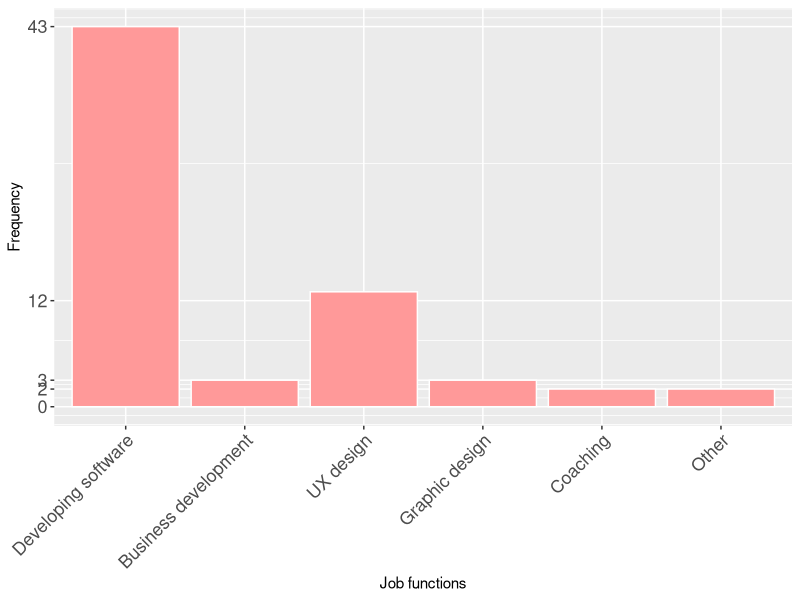
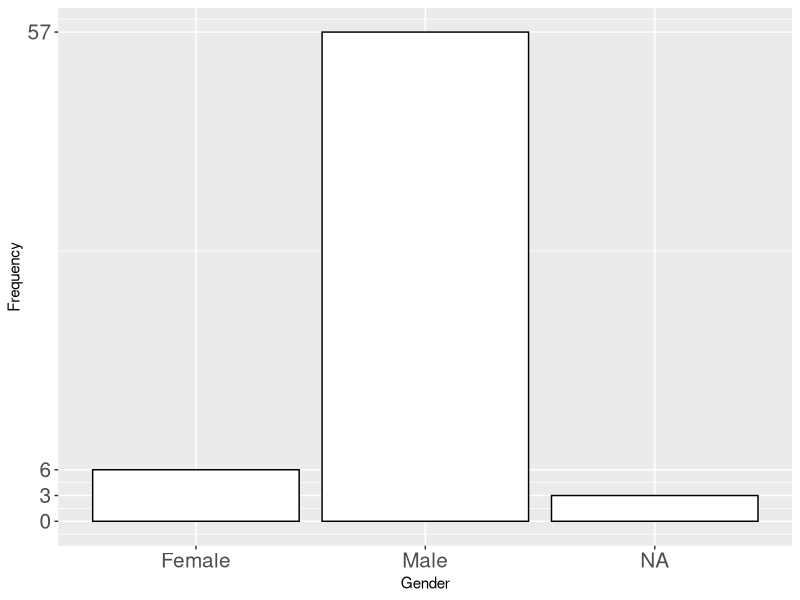
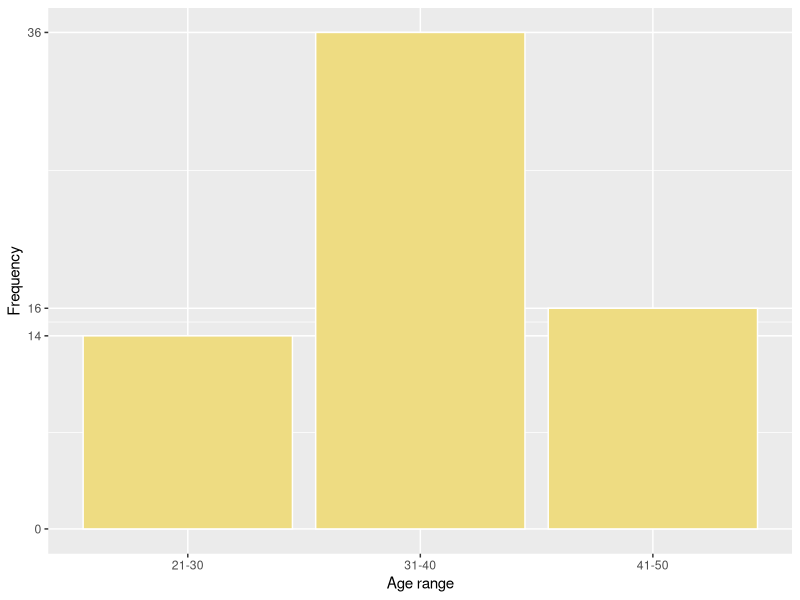
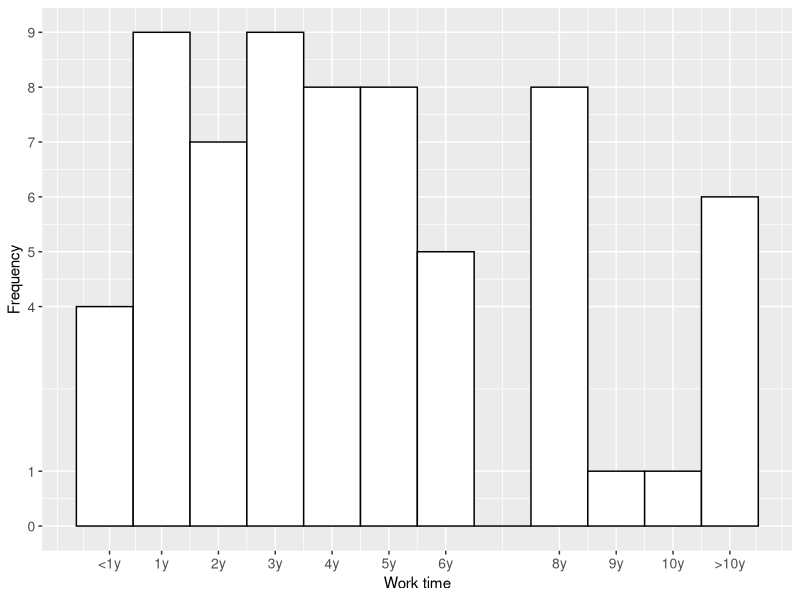
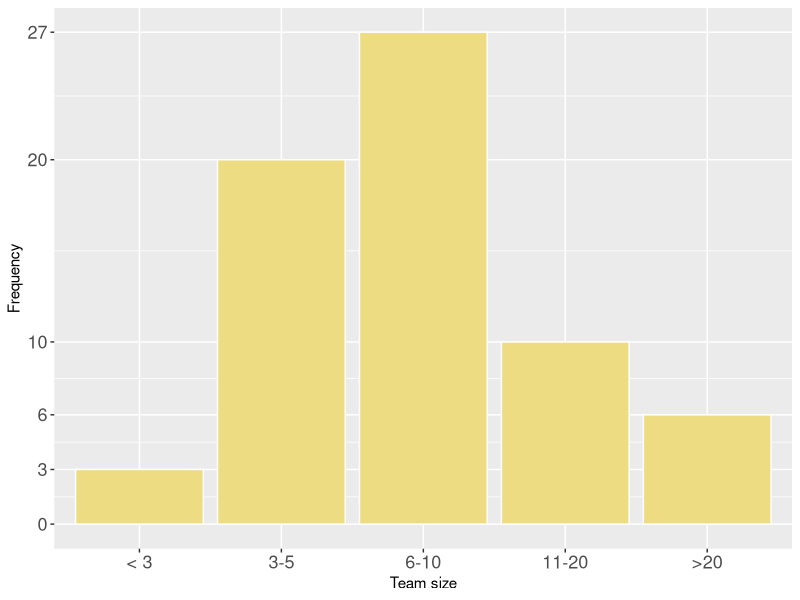
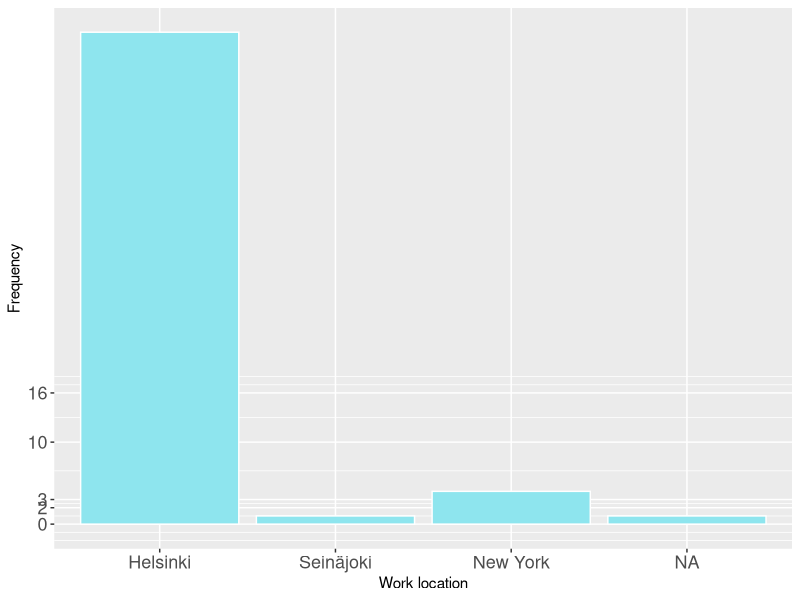
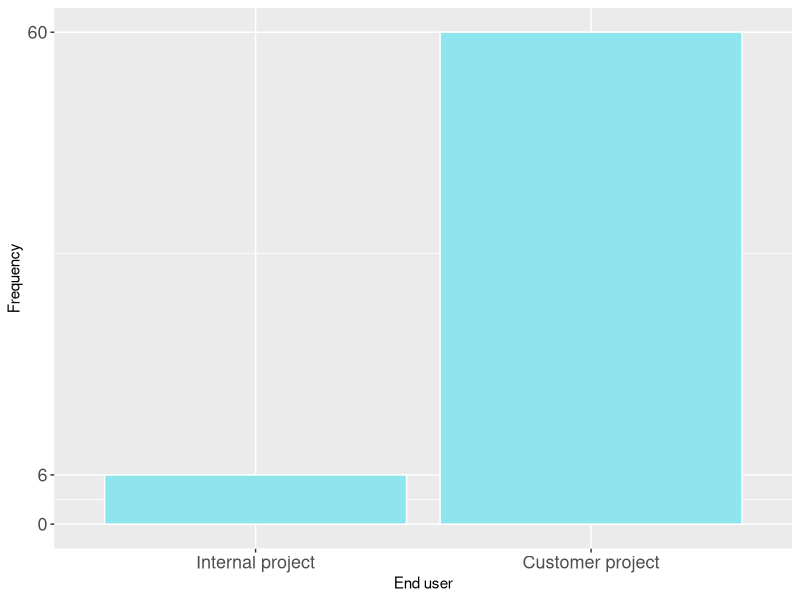

The R source for these figures, in order: (Note: this script raises an error after producing the figures.)
######################################################################
# Analysis script for User Involvement Survey - Reaktor

######################################################################

######################################################################
# Imports and constants
######################################################################

library(foreign)
library(ggplot2)
library(data.table)
library(gmodels)
library(Hmisc)
library(corrplot)
library(reshape2)
library(scales)
library(readr)


POPULATION.SIZE = 397
CURRENTYEAR <- 1900 + as.POSIXlt(Sys.Date())$year

######################################################################
# Read raw data files
######################################################################

data <- read.csv("raportti_reaktor.csv", encoding = "UTF-8")
data <- data.frame(data)

######################################################################
# Preprocess
######################################################################

###### Demographics #######
data$jobfunction <- factor(data$X1.1.Which.of.the.following.most.closely.matches.your.primary.job.function..,
                           levels = c(0:6),
                           labels = c("Developing software", "Product management", "Business development", "UX design", "Graphic design", "Coaching", "Other"))
data$jobfunction[48]
data$jobfunction.other <- data$If.other..please.specify
data$jobfunction.other[45] <- "" #fixing: This person already marked UX design, but also put in other "UI design". no need for the second one
data$jobfunction.other[48] <- "" #fixing: UX, graphic design to UX design
data$jobfunction[48] <- "UX design"

# Worktime
data$worktime <- data$X1.2.How.long.have.you.been.working.in.your.current.company.role.
#fixings: 9999 to: 132 for a better histogram 
data$worktime[c(9, 12, 24, 30, 40, 64)] <- 132 

#[15:58, 1/26/2017] Fabian Fagerholm: and the scale will draw better                        
#[15:59, 1/26/2017] Fabian Fagerholm: but we have to remember that when reporting

data$gender <- factor(data$X1.3.Which.of.the.following.best.describes.you..,
                      levels = c("F", "M", "NA"),
                      labels = c("Female", "Male", "Other / prefer not to say"))

# Age range
data$age_range <- factor(data$X1.4.What.is.your.age.range..,
                         levels = c(0:4),
                         labels = c("20 or less", "21-30", "31-40", "41-50", "50 or more"))

#Team size
data$teamsize <- factor(data$X1.5.How.many.people.do.you.work.with.on.a.regular.basis.in.the.company..,
                        levels = c(0:4),
                        labels = c("< 3", "3-5", "6-10", "11-20", ">20"))
# Work location
data$location <- factor(data$X1.6.Where.is.your.primary.office.located..,
                        levels = c(0:4),
                        labels = c("Helsinki", "Seinäjoki", "New York", "Tokyo", "Amsterdam"))
#### CHAR PROBLEM!


# End user
data$end_user <- factor(data$X1.7.Which.one.do.you.consider.to.be.the.current.primary.project.you.work.in..,
                        levels = c(0:1),
                        labels = c("Internal project", "Customer project"))

data$end_user_open <- data$If.customer.project..please.provide.the.name.of.the.customer.s....The.answers.are.confidential..

# 2.1 In which development activities are users involved in your company? (click all that apply)
data$useractivities.forming.ideas <- data$Forming.product.or.service.ideas
data$useractivities.gathering.requirements <- data$Gathering.requirements
data$useractivities.ui.design <- data$UI.design
data$useractivities.tech.design <- data$Technical.design
data$useractivities.implementation <- data$Implementation
data$useractivities.testing <- data$Testing
data$useractivities.after.release <- data$The.activities.after.release
data$useractivities.other <- data$Other
data$useractivities.other.open <- data$If.other..please.specify
useractivities.options <- c("Forming ideas", "Gathering requirements", "UI design", "Technical design", "Implementation", "Testing", "The activities after release", "Other")

#Other activities
data$useractivities.other <- data$If.other..please.specify.1

# 2.2. How much do you agree with the following statements? (User involvement statements)
data$userinv.S1 <- data$X2.2..How.much.do.you.agree.with.the.following.statements...I.know.who.uses.the.software.I.contribute.to.in.my.work
data$userinv.S2 <- data$X2.2..How.much.do.you.agree.with.the.following.statements...I.need.to.ask.for.permission.to.contact.users
data$userinv.S3 <- data$X2.2..How.much.do.you.agree.with.the.following.statements...I.frequently.have.direct.contact.with.users
data$userinv.S4 <- data$X2.2..How.much.do.you.agree.with.the.following.statements...I.have.sufficient.information.about.users.U.2019..needs
data$userinv.S5 <- data$X2.2..How.much.do.you.agree.with.the.following.statements...I.have.information.about.users.that.is.relevant.for.my.work
data$userinv.S6 <- data$X2.2..How.much.do.you.agree.with.the.following.statements...The.information.I.have.about.users.is.up.to.date
data$userinv.S7 <- data$X2.2..How.much.do.you.agree.with.the.following.statements...I.would.like.to.get.more.feedback.from.users

userinv.statements <- c(
  "I know who uses the software I contribute to in my work",
  "I need to ask for permission to contact users",
  "I frequently have direct contact with users",
  "I have sufficient information about users' needs",
  "I have information about users that is relevant for my work",
  "The information I have about users is up to date",
  "I would like to get more feedback from users"
)
userinv.options <- c("Completely disagree", "Disagree", "Neither disagree or agree", "Agree", "Completely agree", "I don't know")

# 2.3 In your experience, how easy is it for the following to get information from users?
data$userinf.dev <- data$X2.3.In.your.experience..how.easy.is.it.for.the.following.roles.to.get.information.from.users..Please.consider.the.roles.in.your.company.context...Developers
data$userinf.mng <- data$X2.3.In.your.experience..how.easy.is.it.for.the.following.roles.to.get.information.from.users..Please.consider.the.roles.in.your.company.context...Managers
data$userinf.bis.dev <- data$X2.3.In.your.experience..how.easy.is.it.for.the.following.roles.to.get.information.from.users..Please.consider.the.roles.in.your.company.context...Business.developers
data$userinf.ux.designer <- data$X2.3.In.your.experience..how.easy.is.it.for.the.following.roles.to.get.information.from.users..Please.consider.the.roles.in.your.company.context...UX.designers
data$userinf.graph.designer <- data$X2.3.In.your.experience..how.easy.is.it.for.the.following.roles.to.get.information.from.users..Please.consider.the.roles.in.your.company.context...Graphic.designers
data$userinf.coach <- data$X2.3.In.your.experience..how.easy.is.it.for.the.following.roles.to.get.information.from.users..Please.consider.the.roles.in.your.company.context...Coaches
data$userinf.slf <- data$X2.3.In.your.experience..how.easy.is.it.for.the.following.roles.to.get.information.from.users..Please.consider.the.roles.in.your.company.context...Myself
userinf.statements <- c("Developers", "Managers", "Business developers", "UX designers", "Graphical designers", "Coaches", "Myself")
userinf.options <- c("Very difficult", "Difficult", "Neither easy nor difficult", "Easy", "Very easy", "I don't know")

# 2.4 How often do you use the following ways to get information about users?
data$infofreq.O1 <- data$X2.4.How.often.do.you.use.the.following.ways.to.get.information.about.users...I.remotely.observe.users.when.they.are.using.the.software..e.g...screen.sharing.
data$infofreq.O2 <- data$X2.4.How.often.do.you.use.the.following.ways.to.get.information.about.users...I.am.physically.present.with.users.when.they.are.using.the.software..e.g...talk.aloud.study.
data$infofreq.O3 <- data$X2.4.How.often.do.you.use.the.following.ways.to.get.information.about.users...I.interact.with.the.users.before.they.use.the.software
data$infofreq.O4 <- data$X2.4.How.often.do.you.use.the.following.ways.to.get.information.about.users...I.interact.with.users.in.person.after.they.used.the.software..e.g...post.use.interview.
data$infofreq.O5 <- data$X2.4.How.often.do.you.use.the.following.ways.to.get.information.about.users...Through.recorded.usage.data..e.g...log.data.
data$infofreq.O6 <- data$X2.4.How.often.do.you.use.the.following.ways.to.get.information.about.users...Through.online.discussion.channels..e.g..forums.

infofreq.statements <- c(
  "I remotely observe users when they are using the software (e.g., screen sharing)",
  "I am physically present with users when they are using the software (e.g., talk-aloud study)",
  "I interact with the users before they use the software",
  "I interact with users in person after they used the software (e.g., post-use interview)",
  "Through recorded usage data (e.g., log data)",
  "Through online discussion channels")
infofreq.options <- c("Never", "Rarely", "Sometimes", "Often", "Always")

# 2.5 Try to remember a situation where you knew that involving users in development would be useful, but you could not involve them. Please describe the situation and what challenges you faced.
data$userinf.open <- data$X2.5.Try.to.remember.a.situation.where.you.knew.that.involving.users.in.development.would.be.useful..but.you.could.not.involve.them..Please.describe.the.situation.and.what.challenges.you.faced.

# 3.1 Does your company conduct experiments involving the users?
data$condexp <- factor(data$X3.1.Does.your.company.conduct.experiments.involving.the.users.,
                       levels = c(1:4, "NA"),
                       labels = c("Never", "Rarely", "Occasionally", "Yes, actively", "I don't know"))

# 3.2 Please describe a typical experiment you have seen or been involved in in your company, including the roles. (Skip this if you have not seen or been involved in any experiments.)
data$exp.open <- data$X3.2.Please.describe.a.typical.experiment.you.have.seen.or.been.involved.in.in.your.company..including.the.roles...Skip.this.if.you.have.not.seen.or.been.involved.in.any.experiments..

# 3.3 Below are three pairs of statements about collecting data for understanding user needs. How much do you agree with each statement?
data$understanding.S1 <- data$To.understand.users..needs.better.......data.should.always.be.collected.because.it.might.be.needed.later
data$understanding.S2 <- data$To.understand.users..needs.better.......data.should.only.be.collected.when.there.is.a.known.need.or.assumption
data$understanding.S3 <- data$To.understand.users..needs.better.......rich..detailed.data.about.what.users.do.is.useful
data$understanding.S4 <- data$To.understand.users..needs.better.......focused.data.on.a.specific.user.action.or.behaviour.is.useful
data$understanding.S5 <- data$To.understand.users..needs.better.......users.themselves.must.be.actively.involved.in.shaping.the.software
data$understanding.S6 <- data$To.understand.users..needs.better.......we.need.to.measure.user.behaviour.to.decide.what.the.software.should.be.like
understanding.statements <- c(
  "..data should always be collected because it might be needed later",
  "..data should only be collected when there is a known need or assumption",
  "..rich, detailed data about what users do is useful",
  "..focused data on a specific user action or behaviour is useful",
  "..users themselves must be actively involved in shaping the software",
  "..we need to measure user behaviour to decide what the software should be like"
)
understanding.options <- c("Completely disagree", "Disagree", "Neither disagree or agree", "Agree", "Completely agree", "I don't know")

# 4.1 How much do you agree with the following statements regarding notifying users about experiments? Please answer according to your personal beliefs.
data$usernotif.S1 <- data$X4.1.How.much.do.you.agree.with.the.following.statements.regarding.notifying.users.about.experiments..Please.answer.according.to.your.personal.beliefs...Users.do.not.need.to.know.they.are.involved
data$usernotif.S2 <- data$X4.1.How.much.do.you.agree.with.the.following.statements.regarding.notifying.users.about.experiments..Please.answer.according.to.your.personal.beliefs...If.we.collect.personal.information..users.need.to.be.notified
data$usernotif.S3 <- data$X4.1.How.much.do.you.agree.with.the.following.statements.regarding.notifying.users.about.experiments..Please.answer.according.to.your.personal.beliefs...If.no.laws.are.being.broken..users.do.not.need.to.be.notified
data$usernotif.S4 <- data$X4.1.How.much.do.you.agree.with.the.following.statements.regarding.notifying.users.about.experiments..Please.answer.according.to.your.personal.beliefs...Users.can.be.involved.in.an.experiment.without.their.knowledge.if.we.let.them.know.afterwards
data$usernotif.S5 <- data$X4.1.How.much.do.you.agree.with.the.following.statements.regarding.notifying.users.about.experiments..Please.answer.according.to.your.personal.beliefs...Users.should.always.be.notified.when.they.are.being.involved.in.an.experiment
data$usernotif.S6 <- data$X4.1.How.much.do.you.agree.with.the.following.statements.regarding.notifying.users.about.experiments..Please.answer.according.to.your.personal.beliefs...It.is.ok.not.to.disclose.all.the.experiment.details.to.users.involved
data$usernotif.S7 <- data$X4.1.How.much.do.you.agree.with.the.following.statements.regarding.notifying.users.about.experiments..Please.answer.according.to.your.personal.beliefs...It.is.ok.to.trick.the.user.if.the.validity.of.experiment.results.depend.on.it
usernotif.statements <- c(
  "Users do not need to know they are involved",
  "If we collect personal information, users need to be notified",
  "If no laws are being broken, users do not need to be notified",
  "Users can be involved in an experiment without their knowledge if we let them know afterwards",
  "Users should always be notified when they are being involved in an experiment",
  "It is ok not to disclose all the experiment details to users involved",
  "It is ok to trick the user if the validty of experiment results depend on it")
usernotif.options <- c("Completely disagree", "Disagree", "Neither disagree or agree", "Agree", "Completely agree", "I don't know")

# 4.2 How much do you agree with the following statements about involving users in experiments? Please answer according to your personal beliefs.
data$expinv.S1 <- data$X4.2.How.much.do.you.agree.with.the.following.statements.about.involving.users.in.experiments..Please.answer.according.to.your.personal.beliefs...I.cannot.trust.that.the.results.will.be.correct
data$expinv.S2 <- data$X4.2.How.much.do.you.agree.with.the.following.statements.about.involving.users.in.experiments..Please.answer.according.to.your.personal.beliefs...Involving.users.in.experiments.is.time.consuming
data$expinv.S3 <- data$X4.2.How.much.do.you.agree.with.the.following.statements.about.involving.users.in.experiments..Please.answer.according.to.your.personal.beliefs...My.customer.does.not.have.the.needed.technical.infrastructure
data$expinv.S4 <- data$X4.2.How.much.do.you.agree.with.the.following.statements.about.involving.users.in.experiments..Please.answer.according.to.your.personal.beliefs...Users.would.not.like.to.be.part.of.software.experiments
data$expinv.S5 <- data$X4.2.How.much.do.you.agree.with.the.following.statements.about.involving.users.in.experiments..Please.answer.according.to.your.personal.beliefs...Users.have.to.be.convinced.of.the.benefit.before.taking.part
data$expinv.S6 <- data$X4.2.How.much.do.you.agree.with.the.following.statements.about.involving.users.in.experiments..Please.answer.according.to.your.personal.beliefs...Experiments.give.users.false.expectations
data$expinv.S7 <- data$X4.2.How.much.do.you.agree.with.the.following.statements.about.involving.users.in.experiments..Please.answer.according.to.your.personal.beliefs...Experiments.reveal.secrets.about.my.customer.s.product.strategy
expinv.statements <- c(
  "I cannot trust that the experiment results will be correct",
  "Involving users in experiments is time-consuming",
  "My customer does not have the needed technical infrastructure",
  "Users would not like to be part of software experiments",
  "Users have to be convinced of the benefit before taking part",
  "Experiments give users false expectations",
  "Experiments reveal secrets about my customer's strategy")
expinv.options <- c("Completely disagree", "Disagree", "Neither disagree or agree", "Agree", "Completely agree", "I don't know")


attach(data)

######################################################################
# Descriptive statistics
######################################################################

## Data set summary
print(paste("Number of responses after cleaning:", nrow(data)))
print(paste("Response rate:", (nrow(data) / POPULATION.SIZE) * 100, "%"))

## Demographics

# Job function
print("Primary job function")
summary(jobfunction)
ggplot(data, aes(x=jobfunction)) +
  geom_bar(fill="#FF9999", colour="white") +
  labs(x="Job functions", y="Frequency") + theme(axis.text=element_text(size=13), axis.text.x = element_text(angle = 45, vjust = 1, hjust=1)) + scale_y_continuous(breaks=c(0, 2, 3, 12, 43), labels = c("0", "2", "3", "12", "43"))

data$jobfunction.other

# Gender
print("Gender")
summary(gender)
ggplot(data, aes(x=gender)) +
  geom_bar(fill="white", colour="black") +
  labs(x="Gender", y="Frequency") + theme(axis.text=element_text(size=15)) + scale_y_continuous(breaks=c(0, 3, 6, 57), labels = c("0", "3", "6", "57"))

# Age range
print("Age range")
summary(age_range)
ggplot(data, aes(x=age_range)) +
  geom_bar(fill="lightgoldenrod2", colour="white") +
  labs(x="Age range", y="Frequency") + scale_y_continuous(breaks=c(0, 14, 16, 36), labels = c("0", "14", "16", "36"))

# Work time
print("How long have you been working in your current role")
summary(worktime)
ggplot(data, aes(x=worktime)) +
  geom_histogram(binwidth=12, colour="black", fill="white") +
  labs(x="Work time", y="Frequency")  + theme(axis.text=element_text(size=10))+ scale_x_continuous(breaks=c(1, 12, 24, 36, 48, 60, 72, 96, 108, 120, 132), labels=c("<1y", "1y", "2y","3y", "4y", "5y","6y", "8y", "9y", "10y", ">10y")) + scale_y_continuous(breaks=c(0,1,4,5,6,7,8,9), labels = c("0", "1", "4", "5", "6","7", "8", "9"))

# Team size
print("Team size")
summary(teamsize)
ggplot(data, aes(x=teamsize)) +
  geom_bar(fill="lightgoldenrod2", colour="white") +
  labs(x="Team size", y="Frequency") + theme(axis.text=element_text(size=13)) + scale_y_continuous(breaks=c(0,3,6,10,20,27), labels = c("0", "3", "6", "10", "20","27"))

# Work location
print("Work location")
summary(location)
ggplot(data, aes(x=location)) +
  geom_bar(fill="cadetblue2", colour="white") +
  labs(x="Work location", y="Frequency") + theme(axis.text=element_text(size=13)) + scale_y_continuous(breaks=c(0,2,3,10,16), labels = c("0","2", "3", "10", "16"))

# End user
print("End user")
summary(end_user)
ggplot(data, aes(x=end_user)) +
  geom_bar(fill="cadetblue2", colour="white") +
  labs(x="End user", y="Frequency") + theme(axis.text=element_text(size=13)) + scale_y_continuous(breaks=c(0,6,60), labels = c("0", "6", "60"))

summary(end_user_open)
##BE BACK HERE! Na'a could be the problem

# 2.1 In which development activities are users involved in your company? (click all that apply)
useractivities.forming.ideas <- sum(data$useractivities.forming.ideas, na.rm=TRUE)
useractivities.gathering.requirements <- sum(data$useractivities.gathering.requirements, na.rm=TRUE)
useractivities.ui.design <- sum(data$useractivities.ui.design, na.rm=TRUE)
useractivities.tech.design <- sum(data$useractivities.tech.design, na.rm=TRUE)
useractivities.implementation <- sum(data$useractivities.implementation, na.rm=TRUE)
useractivities.testing <- sum(data$useractivities.testing, na.rm=TRUE)
useractivities.after.release <- sum(data$useractivities.after.release, na.rm=TRUE)
useractivities.other <- sum(data$useractivities.other, na.rm=TRUE)
useractivities <- data.frame(Activity=useractivities.options,
                             Frequency=c(
                               useractivities.forming.ideas,
                               useractivities.gathering.requirements,
                               useractivities.ui.design,
                               useractivities.tech.design,
                               useractivities.implementation,
                               useractivities.testing,
                               useractivities.after.release,
                               useractivities.other))

print("Frequencies of development activities that users are involved in")
summary(useractivities)
ggplot(data=useractivities, aes(x=Activity, y=Frequency)) +
  geom_bar(stat="identity", fill="plum4", colour="black") + theme(axis.text=element_text(size=14), axis.text.x = element_text(angle = 45, vjust = 1, hjust=1))+ scale_x_discrete(limits=c("Forming ideas","Gathering requirements","UI design", "Technical design", "Implementation", "Testing", "The activities after release", "Other")) + scale_y_continuous(breaks=c(0,5,24,27,46,48,50,53), labels = c("0", "5", "24", "27", "46", "48", "50", "53"))


# 2.2 How much do you agree with the following statements?
userinv <- data.frame(Statement=factor(rep(userinv.statements, each=length(userinv.S1))),
                      Rating=c(
                        userinv.S1,
                        userinv.S2,
                        userinv.S3,
                        userinv.S4,
                        userinv.S5,
                        userinv.S6,
                        userinv.S7))
ggplot(data=userinv, aes(x=Statement, y=Rating, fill=Statement)) +
  geom_boxplot() + guides(fill=FALSE) + coord_flip() + theme(axis.text=element_text(size=16))
# + scale_y_discrete(name="Rating", limits=c("1","2", "3","4","5"))

# 2.3 In your experience, how easy is it for the following to get information from users?
userinf <- data.frame(Statement=factor(rep(userinf.statements, each=length(userinf.mng))),
                      Rating=c(
                        userinf.dev,
                        userinf.mng,
                        userinf.bis.dev,
                        userinf.ux.designer,
                        userinf.graph.designer,
                        userinf.coach,
                        userinf.slf))
ggplot(data=userinf, aes(x=Statement, y=Rating, fill=Statement)) +
  geom_boxplot() + guides(fill=FALSE) + coord_flip() + scale_x_discrete(limits=c("Myself", "Trainers", "Customer support", "Consultants", "Product and service advocates", "Software architects", "Vaadin Pro Tools developers", "Vaadin Framework developers", "UX designers", "Managers, other", "Product managers")) + theme(axis.text=element_text(size=16))

# 2.4 How often do you use the following ways to get information about users?
infofreq <- data.frame(Statement=factor(rep(infofreq.statements, each=length(infofreq.O1))),
                       Rating=c(
                         infofreq.O1,
                         infofreq.O2,
                         infofreq.O3,
                         infofreq.O4,
                         infofreq.O5,
                         infofreq.O6))
ggplot(data=infofreq, aes(x=Statement, y=Rating, fill=Statement)) +
  geom_boxplot() + guides(fill=FALSE) + coord_flip() + theme(axis.text=element_text(size=11))

#2.5 Try to remember a situation
data$userinf.open

# 3.1 Does your company conduct experiments involving the users?
ggplot(data, aes(x=condexp)) +
  geom_bar(fill="burlywood1", colour="white") +
  labs(x="Conducting experiments", y="Frequency") + theme(axis.text=element_text(size=16)) + scale_y_continuous(breaks=c(0,2,6,11), labels = c("0", "2", "6", "11"))

# 3.2 Please describe a typical experiment you have seen or been involved in in your company, including the roles. (Skip this if you have not seen or been involved in any experiments.)
data$exp.open

# 3.3 Below are three pairs of statements about collecting data for understanding user needs. How much do you agree with each statement?
understanding <- data.frame(Statement=factor(rep(understanding.statements, each=length(understanding.S1))),
                            Rating=c(
                              understanding.S1,
                              understanding.S2,
                              understanding.S3,
                              understanding.S4,
                              understanding.S5,
                              understanding.S6))
ggplot(data=understanding, aes(x=Statement, y=Rating, fill=Statement)) +
  geom_boxplot() + guides(fill=FALSE) + coord_flip() + scale_x_discrete(limits=c("..we need to measure user behaviour to decide what the software should be like","..users themselves must be actively involved in shaping the software", "..focused data on a specific user action or behaviour is useful", "..rich, detailed data about what users do is useful", "..data should only be collected when there is a known need or assumption", "..data should always be collected because it might be needed later" )) + theme(axis.text=element_text(size=11))

# 4.1 How much do you agree with the following statements regarding notifying users about experiments? Please answer according to your personal beliefs.
undernotif <- data.frame(Statement=factor(rep(usernotif.statements, each=length(usernotif.S1))),
                         Rating=c(
                           usernotif.S1,
                           usernotif.S2,
                           usernotif.S3,
                           usernotif.S4,
                           usernotif.S5,
                           usernotif.S6,
                           usernotif.S7))
ggplot(data=undernotif, aes(x=Statement, y=Rating, fill=Statement)) +
  geom_boxplot() + guides(fill=FALSE) + coord_flip() + theme(axis.text=element_text(size=11)) + ggtitle("Reaktor")

# 4.2 How much do you agree with the following statements about involving users in experiments? Please answer according to your personal beliefs.
expinv <- data.frame(Statement=factor(rep(expinv.statements, each=length(expinv.S1))),
                     Rating=c(
                       expinv.S1,
                       expinv.S2,
                       expinv.S3,
                       expinv.S4,
                       expinv.S5,
                       expinv.S6,
                       expinv.S7))
ggplot(data=expinv, aes(x=Statement, y=Rating, fill=Statement)) +
  geom_boxplot() + guides(fill=FALSE) + coord_flip() + theme(axis.text=element_text(size=11))



####CROSS_ANALYSIS###

jb_names <- c(
  'Developing software' = "Developers",
  'Product management' =  'Product managers',
  'Business development' = "Business developers",
  'UX design' = "UX designers",
  'Graphic design' = "Graphic designers",
  "Coaching" = "Coaches",
  "Other" = "Other"
)

#2.1 - useractivities over end-user types 
### Note: cheking the different activities over end-user types did not indicate any remarkable correlation 
# labeller = as_labeller(jb_names) to be added to face_wrap
cc <- table(data$end_user, data$useractivities.submitting.bugs)
cc<-data.frame(cc)
ccc <- cc[cc$Var2 == "TRUE",] 
ggplot(ccc, aes(x=Var1,y=Freq,fill=Var2))+geom_bar(stat="identity") + labs(x="end user type", y="Frequencies", title="People who marked 'submitting bugs' for user involvement activities") + theme(plot.title = element_text(hjust = 0.5))+guides(fill=FALSE) + theme(plot.title = element_text(lineheight=.6))

cd <- table(data$end_user, data$useractivities.online.discussion)
cd<-data.frame(cd)
ccd <- cd[cd$Var2 == "TRUE",] 
ggplot(ccd, aes(x=Var1,y=Freq,fill=Var2))+geom_bar(stat="identity") + labs(x="end user type", y="Frequencies", title="People who marked 'forming ideas' for user involvement activities") + theme(plot.title = element_text(hjust = 0.5))+guides(fill=FALSE) + theme(plot.title = element_text(lineheight=.6))

#2.1 - useractivities over jobfunctions, nothing conclusive 
cx <- table(data$jobfunction, data$useractivities.online.discussion)
cx<-data.frame(cx)
ccx <- cx[cx$Var2 == "TRUE",] 
ggplot(ccx, aes(x=Var1,y=Freq,fill=Var2))+geom_bar(stat="identity") + labs(x="job function", y="Frequencies", title="People who marked 'forming ideas' for user involvement activities") + theme(plot.title = element_text(hjust = 0.5))+guides(fill=FALSE) + theme(plot.title = element_text(lineheight=.6))

#2.2
ggplot(userinv,aes(x=Statement,y=Rating, fill=Rating))+ geom_boxplot(aes(fill = Statement)) + guides(fill=FALSE) + coord_flip() + scale_size_continuous(range = c(0, 70)) + facet_wrap(~data$jobfunction , labeller = as_labeller(jb_names)) +  labs(x = "", y = "") + theme(axis.text=element_text(size=11))

#2.3
ggplot(userinf,aes(x=Statement,y=Rating, fill=Rating))+ geom_boxplot(aes(fill = Statement)) + guides(fill=FALSE) + coord_flip() + scale_size_continuous(range = c(0, 70)) + facet_wrap(~data$jobfunction , labeller = as_labeller(jb_names)) +  labs(x = "", y = "") + theme(axis.text=element_text(size=11))

#2.4
ggplot(infofreq,aes(x=Statement,y=Rating, fill=Rating))+ geom_boxplot(aes(fill = Statement)) + guides(fill=FALSE) + coord_flip() + scale_size_continuous(range = c(0, 70)) + facet_wrap(~data$jobfunction , labeller = as_labeller(jb_names)) +  labs(x = "", y = "") + theme(axis.text=element_text(size=11))

#3.3
ggplot(understanding, aes(x=Statement,y=Rating, fill=Rating))+ geom_boxplot(aes(fill = Statement)) + guides(fill=FALSE) + coord_flip() + scale_size_continuous(range = c(0, 70)) + facet_wrap(~data$jobfunction , labeller = as_labeller(jb_names)) +  labs(x = "", y = "") + theme(axis.text=element_text(size=11)) + scale_x_discrete(limits=c("..we need to measure user behaviour to decide what the software should be like","..users themselves must be actively involved in shaping the software", "..focused data on a specific user action or behaviour is useful", "..rich, detailed data about what users do is useful", "..data should only be collected when there is a known need or assumption", "..data should always be collected because it might be needed later" )) + ggtitle("Reaktor")

#4.1
ggplot(undernotif, aes(x=Statement,y=Rating, fill=Rating))+ geom_boxplot(aes(fill = Statement)) + guides(fill=FALSE) + coord_flip() + scale_size_continuous(range = c(0, 70)) + facet_wrap(~data$jobfunction , labeller = as_labeller(jb_names)) +  labs(x = "", y = "") + ggtitle("Reaktor")

#4.2
ggplot(expinv, aes(x=Statement,y=Rating))+ geom_boxplot(aes(fill = Statement)) + guides(fill=FALSE) + coord_flip() + scale_size_continuous(range = c(0, 70)) + facet_wrap(~data$jobfunction, labeller = as_labeller(jb_names)) +  labs(x = "", y = "") + theme(axis.text=element_text(size=11)) + ggtitle("Reaktor")
